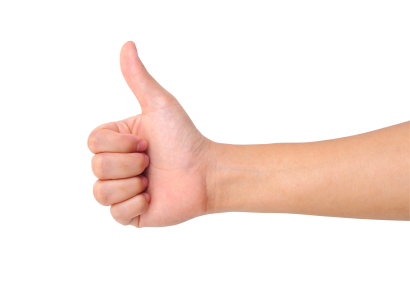
#> input picture thumbsup.jpg, 410 x 293 px, found by its file name
$ jupyter execute Untitled16.ipynb
#> lines starting #> are read from the running program, lines starting #| are printed output that depends on the picture; after the words box and inside, x2 and y2 are one past the last pixel; in counts of white or black regions, pixels touching at a corner belong together
[cell 1]
import cv2
import numpy as np

def detect_gesture(test_video_path, gesture_representation_path):
#> called with gesture_representation_path = '/content/thumbsup.jpg'
    gesture_representation = cv2.imread(gesture_representation_path, cv2.IMREAD_GRAYSCALE)
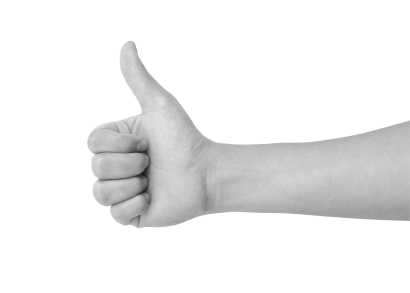
#> gesture_representation: shape (293, 410); min 27, max 255, mean 238.3
    if gesture_representation is None:
        print("Error: Unable to load gesture representation.")
        return

    cap = cv2.VideoCapture(test_video_path)
    if not cap.isOpened():
        print("Error: Unable to open test video.")
        return

    fps = int(cap.get(cv2.CAP_PROP_FPS))
    width = int(cap.get(cv2.CAP_PROP_FRAME_WIDTH))
    height = int(cap.get(cv2.CAP_PROP_FRAME_HEIGHT))
    out = cv2.VideoWriter('output.mp4', cv2.VideoWriter_fourcc(*'mp4v'), fps, (width, height))

    while cap.isOpened():
        ret, frame = cap.read()
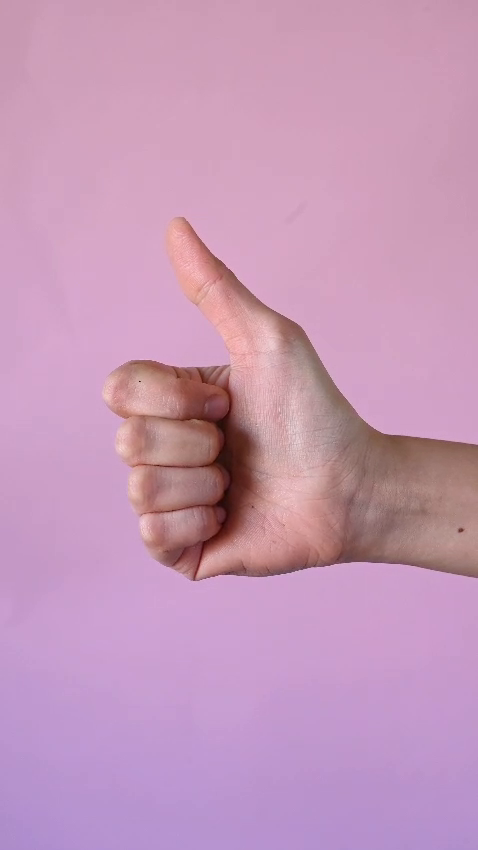
#> input picture frame 14 of WhatsApp Video 2024-04-11 at 7.27.38 PM.mp4, 478 x 850 px
#> frame is the input picture: shape (850, 478, 3); mean B, G, R 184.2, 152.2, 197.5
        if not ret:
            break

        gray_frame = cv2.cvtColor(frame, cv2.COLOR_BGR2GRAY)
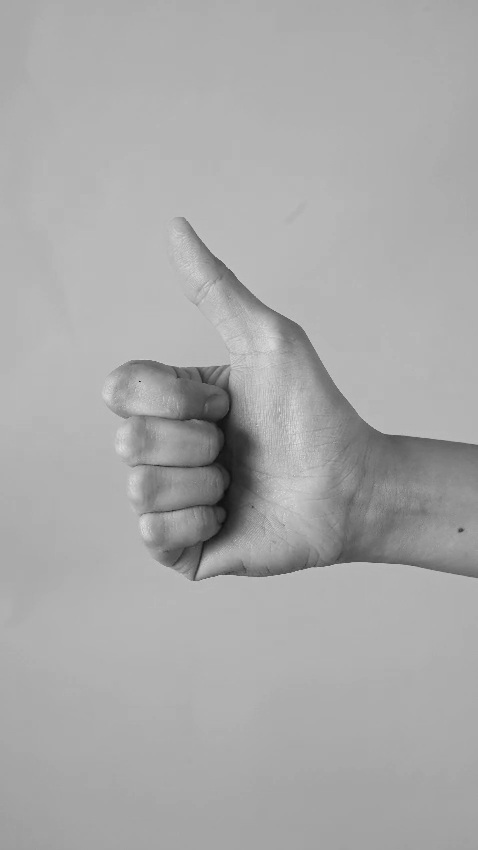
#> gray_frame: shape (850, 478); min 13, max 229, mean 169.4

        # Perform template matching
        result = cv2.matchTemplate(gray_frame, gesture_representation, cv2.TM_CCOEFF_NORMED)
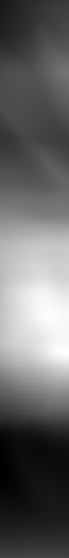
#> result: shape (558, 69) float32; min -0.257, max 0.461, mean 0.0351; drawn with min black and max white

        threshold = 0.8
        loc = np.where(result >= threshold)
#> loc = (empty array, empty array)
        cv2.putText(frame, 'DETECTED', (width - 150, 50), cv2.FONT_HERSHEY_SIMPLEX, 1, (0, 255, 255), 2, cv2.LINE_AA)
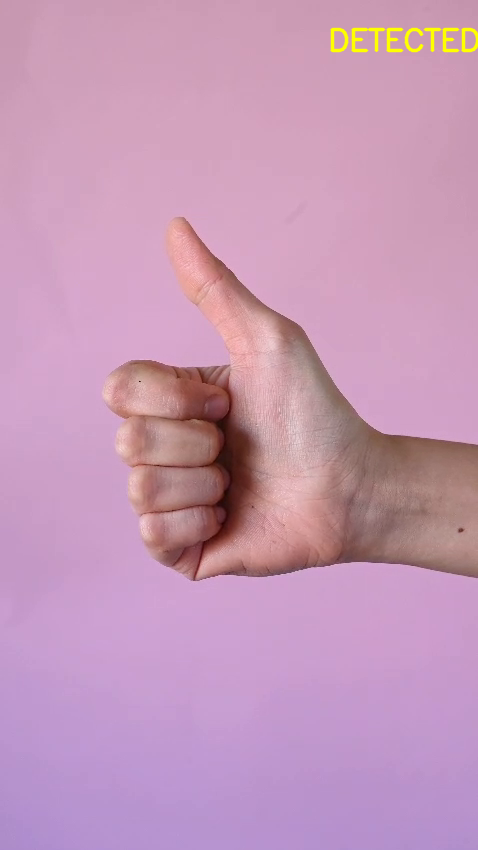
#> frame: shape (850, 478, 3); 0.51% of pixels changed, all inside (x1, y1, x2, y2) = (330, 27, 478, 53)

        out.write(frame)

    cap.release()
    out.release()
    cv2.destroyAllWindows()

if __name__ == "__main__":
    test_video_path = '/content/WhatsApp Video 2024-04-11 at 7.27.38 PM.mp4'
    gesture_representation_path = '/content/thumbsup.jpg'
    detect_gesture(test_video_path, gesture_representation_path)
